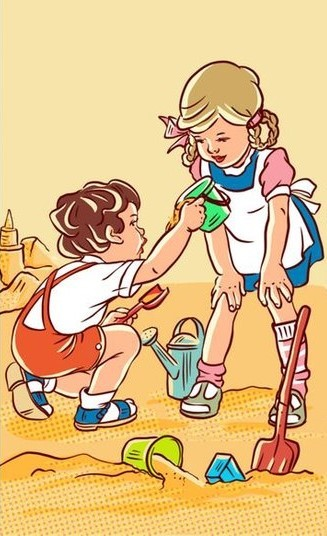
#> input picture TugasPCD3/gambar1.jpg, 327 x 536 px
$ python 'F55121037_Muhammad Fajrin Aljabar_Image Averaging.py'
#> lines starting #> are read from the running program, lines starting #| are printed output that depends on the picture
import cv2

img1 = cv2.imread('gambar1.jpg')
#> img1 is the input picture: shape (536, 327, 3); mean B, G, R 135, 188, 222
img2 = cv2.imread('gambar2.jpg')
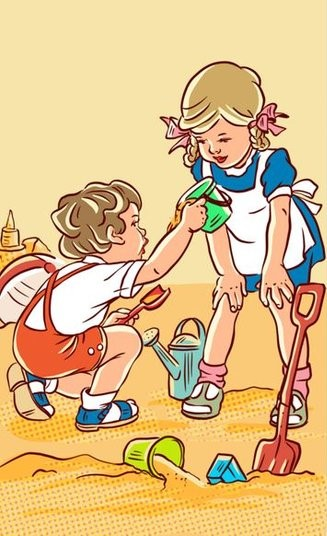
#> input picture TugasPCD3/gambar2.jpg, 327 x 536 px
#> img2 is the input picture: shape (536, 327, 3); mean B, G, R 135.8, 188.3, 221.4
img2 = cv2.resize(img2, (327, 536))

avg_img = cv2.addWeighted(img1, 0.5, img2, 0.5, 1)
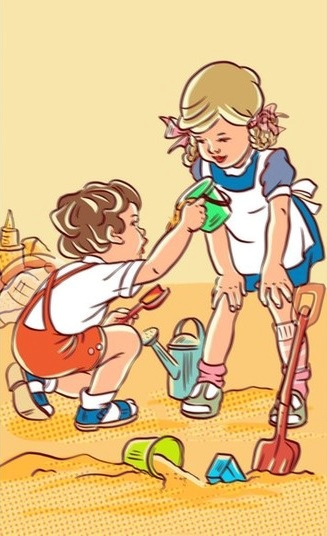
#> avg_img: shape (536, 327, 3); mean B, G, R 136.4, 189.1, 222.6

cv2.imshow('Averaged Image', avg_img)
cv2.waitKey(0)
cv2.destroyAllWindows()
